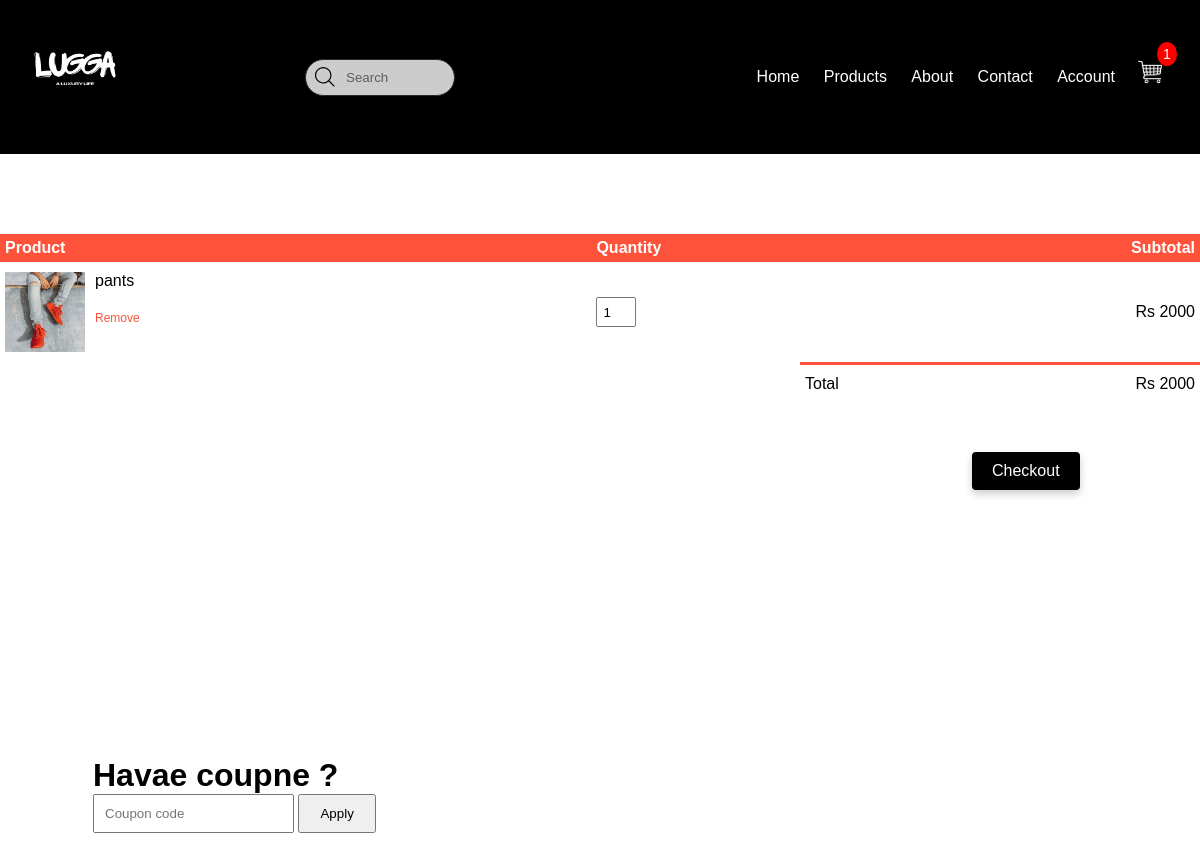
Page /accounts/cart/ (signed in) on the committed database.
### accounts/models.py (models this page shows, shortened)
class Profile(BaseModel):
    user = models.OneToOneField(User, on_delete=models.CASCADE, related_name="profile")
    is_email_verified = models.BooleanField(default=False)
    email_token = models.CharField(max_length=100, null=True, blank=True)
    profile_image = models.ImageField(upload_to='profile')
    def get_cart_count(self):
        return CartItems.objects.filter(cart__is_paid=False, cart__user=self.user).count()

class CartItems(models.Model):
    uid = models.UUIDField(default=uuid.uuid4, editable=False, unique=True)  # Ensures unique identifier
    cart = models.ForeignKey('Cart', on_delete=models.CASCADE, related_name='cart_items')  # Ensure 'Cart' is defined
    product = models.ForeignKey(Product, on_delete=models.CASCADE)
    color_variant = models.ForeignKey(ColorVariant, on_delete=models.SET_NULL, null= True, blank=True )
    size_variant = models.ForeignKey(SizeVariant, on_delete=models.SET_NULL, null= True, blank=True )
    quantity = models.PositiveIntegerField(default=1)
    def get_product_price(self):
        return self.product.price * self.quantity  # A method to get total price for this item

### products/models.py (models this page shows, shortened)
class Product(BaseModel):
    product_name = models.CharField(max_length=100)
    slug = models.SlugField(unique=True, null=True, blank=True)
    category = models.ForeignKey(Category, on_delete=models.CASCADE, related_name="products")
    price = models.IntegerField()
    product_description = models.TextField()
    color_variant = models.ManyToManyField(ColorVariant, blank=True)
    size_variant = models.ManyToManyField(SizeVariant, blank=True)
    stock = models.PositiveIntegerField(default=0)

class ProductImage(BaseModel):
    product = models.ForeignKey(Product, on_delete=models.CASCADE, related_name="product_images")
    image = models.ImageField(upload_to="product")

### accounts/views.py (the view, shortened to what this page needs)
# urls.py: path('cart/', cart, name="cart"),
@login_required
def cart(request):
    cart_obj = Cart.objects.filter(is_paid=False, user=request.user).first()  # No exception if no cart
    if not cart_obj:
        messages.warning(request, "No active cart found.")
        return HttpResponseRedirect("/")  # Redirect to home or another appropriate page
    cart_items = cart_obj.cart_items.all()  # Get all items in the cart
    cart_total = cart_obj.get_cart_total()  # Get the total price of the cart
    context = {
        'cart_items': cart_items,
        'cart_total': cart_total,
        'cart_obj': cart_obj,
    }
    if not cart_obj:
        cart_obj = Cart.objects.create(user=request.user, is_paid=False)
        cart_items = []
        cart_total = 0
        messages.info(request, "A new cart has been created.")
    return render(request, 'accounts/cart.html', context)

### accounts/models.py (called while the page is built)
    def get_cart_total(self):
        cart_items = self.cart_items.all()
        price = []
        for cart_item in cart_items:
            price.append(cart_item.product.price)
            if cart_item.color_variant:
                price.append(cart_item.color_variant.price)
            if cart_item.size_variant:
                price.append(cart_item.size_variant.price)
        if self.coupon and self.coupon.minimum_amount < sum(price):
            return sum(price) - self.coupon.discount_price
        return sum(price)

### templates/accounts/cart.html (shortened to what this page needs)
{% extends 'base/base.html' %}
{% block start %}
<html>
<div class="flex-container">
    <div class="small-container cart-page">
    <table>
        <tr>
            <th>Product</th>
            <th>Quantity</th>
            <th>Subtotal</th>
        </tr>
        {% for cart_item in cart_items %}
        <tr>
            <td>
                <div class="cart-info">
                    <img src="/media/{{ cart_item.product.product_images.first.image }}">
                    <div>
                        <p>{{ cart_item.product.product_name }}</p>
                        <br>
                        <a href="{% url 'remove_cart' cart_item.uid %}">Remove</a>
                    </div>
                </div>
            </td>
            <td><input type="number" value="1"></td>
            <td>Rs {{ cart_item.get_product_price }}</td>
        </tr>
        {% endfor %}
    </table>
    <div class="total-price">
        <table>
            <tr>
                <td>Total</td>
                <td>Rs {{ cart_total }}</td>
            </tr>
        </table>
    </div>
            <button onclick="showModal()" class="checkout-btn">Checkout</button>
<div class="apply-section">
    <form method="POST">
        <h1> Havae coupne ?</h1>
        <input type="text" id="coupon-code" name="coupon" placeholder="Coupon code" required>
        <button type="submit">Apply</button>
    </form>
</div>
</div>
</html>
{% endblock %}

### templates/base/base.html (shortened to what this page needs)
{% load static %}
<!DOCTYPE html>
<html>
    <head>
        <div class="navbar">
            <div class="logo">
                <img src="/media/product/1__1_-removebg-preview.png" width="150px">
            </div>
            <div class="container-input">
                <input type="text" placeholder="Search" name="text" class="input">
              </div>
            <nav>
                <ul>
                    <li><a href="{% url 'index' %}">Home</a></li>
                    <li><a href="#">Products</a></li>
                    <li><a href="#">About</a></li>
                    <li><a href="#">Contact</a></li>
                    <li><a  href='{% url 'register' %}'>Account</a></li>
                </ul>
            </nav>
            <div class="count_cart">
                <a href="{% url 'cart' %}">
                    <img src="/media/product/2-removebg-preview.png" width="60px" height="60px">
                    <span class="count">{{ request.user.profile.get_cart_count }}</span>
                </a>
            </div>
        </div>
       {% block start %}
       {% endblock %}
    </body>
</html>

### templates/base/base.html (style rules this page uses)
* { margin: 0; padding: 0; box-sizing: border-box; }
.navbar { margin-bottom: 0px; display: flex; align-items: center; pad: 20px; background-color: #000000; color: white; }
nav { flex: 1; text-align: right; margin-right: 65px; }
nav ul { display: inline-block; list-style-type: none; }
nav ul li { display: inline-block; margin-right: 20px; color: white; }
a { text-decoration: none; color: white; }
p { color: white; }
.container-input { position: relative; margin-left: 155px; }
.input { width: 150px; padding: 10px 0px 10px 40px; border-radius: 9999px; border: solid 1px #333; transition: all .2s ease-in-out; outline: none; opacity: 0.8; }
.container-input svg { position: absolute; top: 50%; left: 10px; transform: translate(0, -50%); }
.count_cart { position: fixed; top: 42px; right: 20px; width: 60px; height: 60px; background-color: black; border-radius: 50%; text-align: center; box-shadow: 0 0 10px rgba(0, 0, 0, 0.1); z-index: 1000; }
.count_cart a { display: block; width: 100%; height: 100%; text-decoration: none; color: inherit; }
.count_cart img { width: 100%; height: 100%; object-fit: cover; }
.count_cart .count { margin-bottom:20px; margin-right: 51px; position: absolute; top: 0px; right: -48px; background-color: red; color: white; font-size: 14px; padding: 4px; border-radius: 50%; min-width: 20px; text-align: center; }
.count_cart { display:flex; }

### templates/accounts/cart.html (style rules this page uses)
.cart-page { color: black; margin: 80px auto; width: 80%; }
table { width: 100%; border-collapse: collapse; }
.cart-info { display: flex; flex-wrap: wrap; }
th { text-align: left; padding: 5px; color: #fff; background: #ff523b; }
td { padding: 10px 5px; }
td input { width: 40px; height: 30px; padding: 5px; }
td a { color: #ff523b; font-size: 12px; }
td img { width: 80px; height: 80px; margin-right: 10px; }
.total-price { display: flex; justify-content: flex-end; }
.total-price table { border-top: 3px solid #ff523b; width: 100%; max-width: 400px; }
td:last-child { text-align: right; }
th:last-child { text-align: right; }
.checkout-btn { margin-left: 972px; margin-top: 49px; display: inline-block; padding: 10px 20px; background-color: black; color: white; text-align: center; text-decoration: none; font-size: 16px; border: none; cursor: pointer; border-radius: 4px; box-shadow: 0 4px 8px rgba(0, 0, 0, 0.2); transition: box-shadow 0.3s ease; }
.cart-info p { color: black; // This sets the text color to black }
.apply-section { margin: 20px 0; // Add some spacing around the section text-align: left; margin-top: 267px; margin-left: 93px; }
.apply-section input { padding: 10px; // Add padding for better usability border: 1px solid #ccc; // Basic border border-radius: 4px; // Smooth edges }
.apply-section button { padding: 10px 20px; // Padding for the button background-color: #ff523b; // Matching your color theme color: white; // White text for contrast border: none; // No border border-radius: 4px; // Rounded edges cursor: pointer; // Change cursor on hover }
.flex-container { display: flex; justify-content: space-between; }
.cart-page { flex: 3; }
.apply-section { flex: 2; }

### rows in the picture
CartItems: product.product_images.first.image (picture), product.product_name "pants", get_product_price "2000"

### other values in the picture
{{ request.user.profile.get_cart_count }} "1"
{{ cart_total }} "2000"
